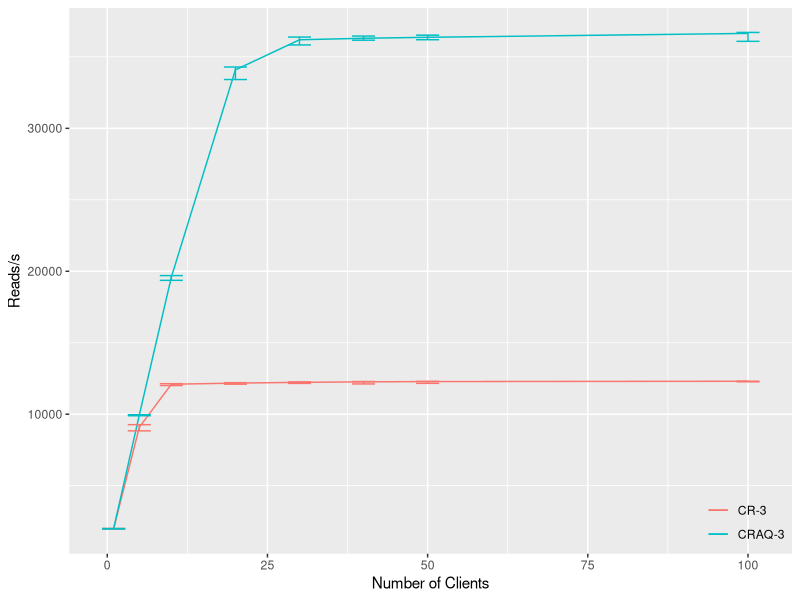
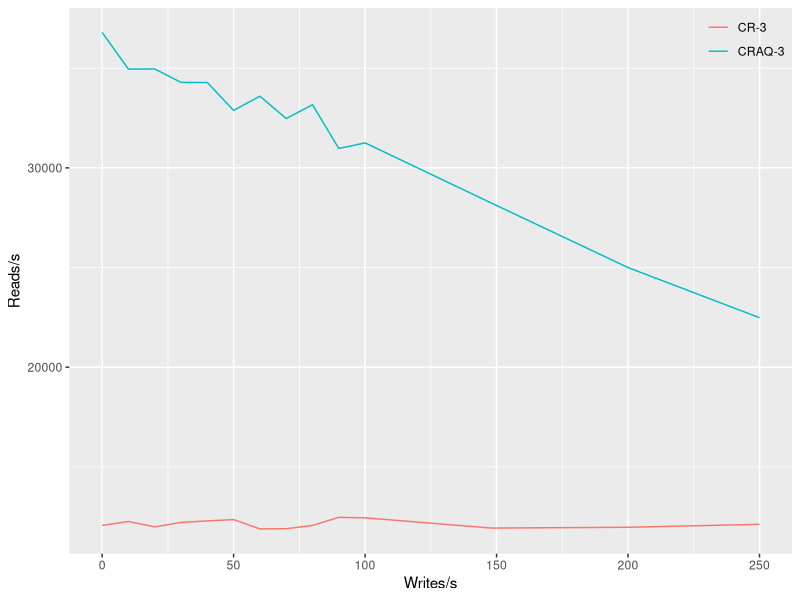
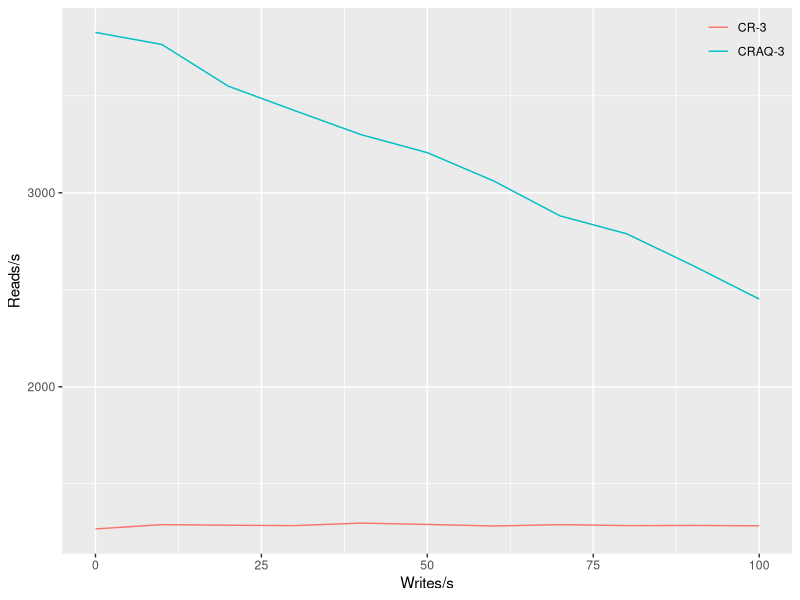
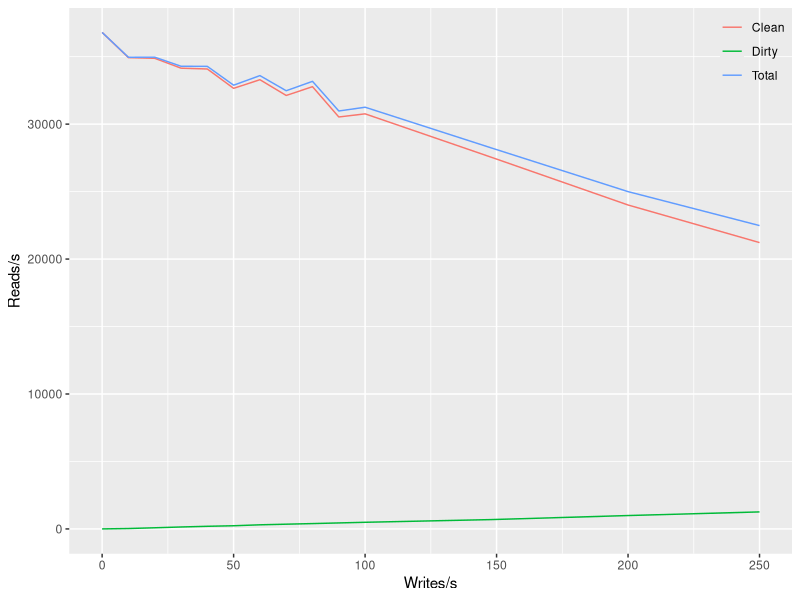
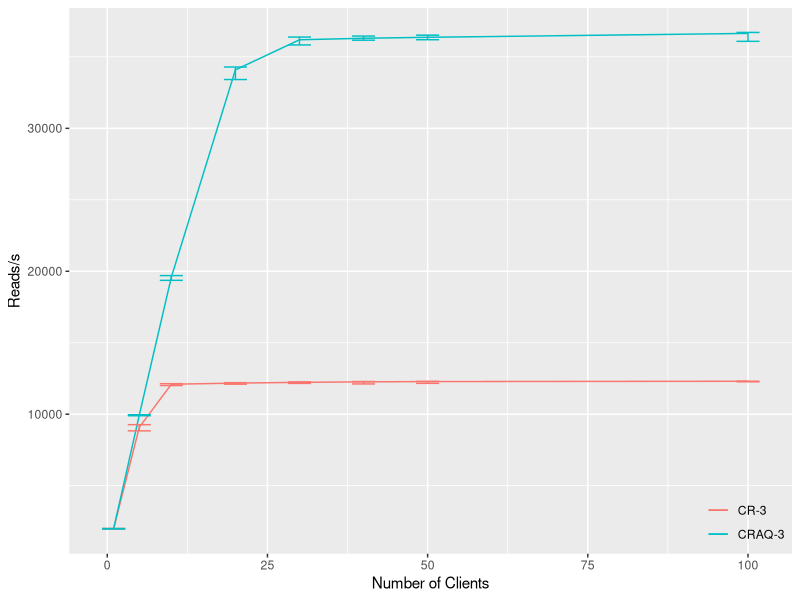
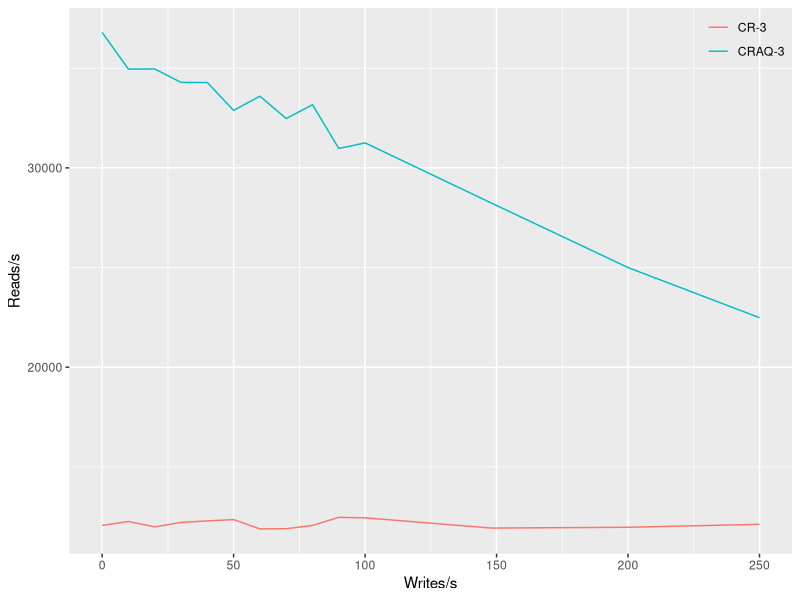
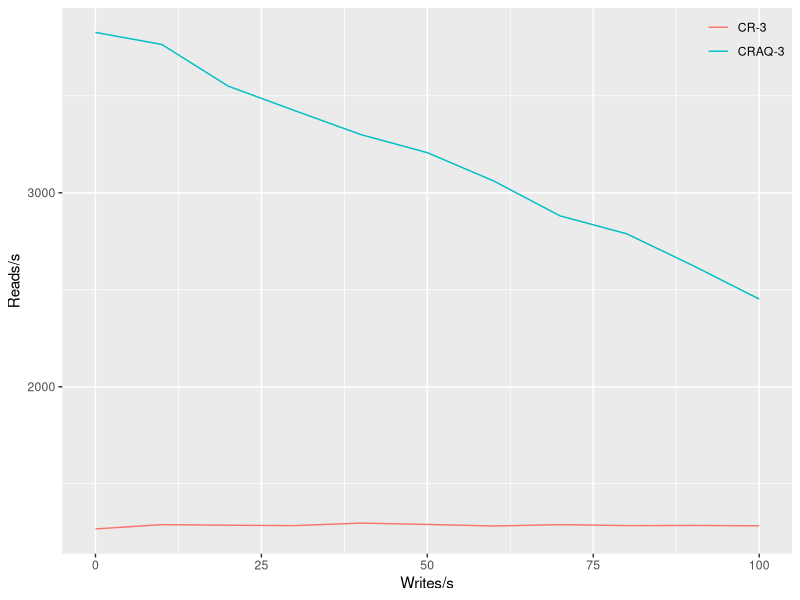
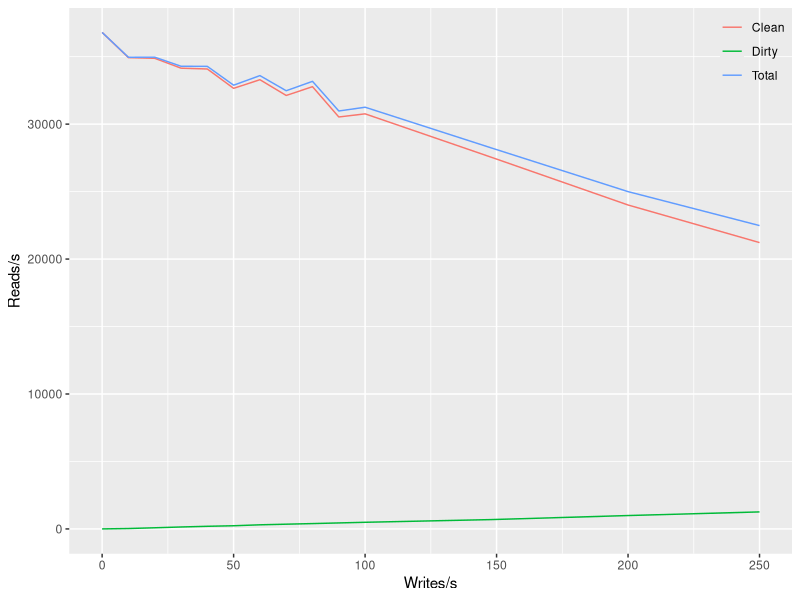

Source code (R) for these figures, in order:
library(ggplot2)

fig4 <- read.csv("Fig4_read.csv", header = TRUE)
ggplot(fig4, aes(x = Number.of.Clients, y = Average, colour = X)) +
  geom_line() + 
  geom_errorbar(aes(ymin = X1st, ymax = X99th)) + 
  ylab("Reads/s") +
  xlab("Number of Clients") +
  theme(legend.position = c(1, 0), legend.justification = c("right", "bottom"),
        legend.title = element_blank(), legend.background = element_rect(fill = alpha("white", 0)))
ggsave("Fig4_read.png")

# f <- read.csv("~/Downloads/throughput.csv", header = TRUE)
# 
# ggplot(f[f$type == "Read",], aes(x = size, y = throughput, colour = size)) +
#   geom_line() + 
#   geom_errorbar(aes(ymin = X1st, ymax = X99th)) + 
#   ylab("operations/s") +
#   xlab("number of chain nodes") +
#   theme(legend.position = c(1, 0), legend.justification = c("right", "bottom"),
#         legend.title = element_blank(), legend.background = element_rect(fill = alpha("white", 0)))
# ggsave("read_throughput.png")
# 
# ggplot(f[f$type == "Write",], aes(x = size, y = throughput, colour = size)) +
#   geom_line() + 
#   geom_errorbar(aes(ymin = X1st, ymax = X99th)) + 
#   ggtitle("Write throughput as the number of chain nodes increase.") +
#   ylab("operations/s") +
#   xlab("number of chain nodes")
# ggsave("write_throughput.png")
# 
# ggplot(f[f$type == "Test & Set",], aes(x = size, y = throughput, colour = size)) +
#   geom_line() + 
#   geom_errorbar(aes(ymin = X1st, ymax = X99th)) + 
#   ggtitle("Test & Set throughput as the number of chain nodes increase.") +
#   ylab("operations/s") +
#   xlab("number of chain nodes")
# ggsave("tas_throughput.png")

fig6 <- read.csv("Fig6_read_as_write_500.csv", header = TRUE)
ggplot(fig6[fig6$mode != "", ], aes(x = Writes.s, y = Reads.s, colour = mode)) +
  geom_line() + 
  ylab("Reads/s") +
  xlab("Writes/s") +
  theme(legend.position = c(1, 1), legend.justification = c("right", "top"),
        legend.title = element_blank(), legend.background = element_rect(fill = alpha("white", 0)))
ggsave("Fig6_read_as_write_500.png")

fig7 <- read.csv("Fig7_read_as_write_5K.csv", header = TRUE)
ggplot(fig7[fig7$mode != "", ], aes(x = Writes.s, y = Reads.s, colour = mode)) +
  geom_line() + 
  ylab("Reads/s") +
  xlab("Writes/s") +
  theme(legend.position = c(1, 1), legend.justification = c("right", "top"),
        legend.title = element_blank(), legend.background = element_rect(fill = alpha("white", 0)))
ggsave("Fig7_read_as_write_5000.png")

fig8 <- read.csv("Fig8_clean_dirty.csv", header = TRUE)
ggplot(fig8, aes(x = Writes.s, y = Clean.Dirty, colour = type)) +
  geom_line() + 
  ylab("Reads/s") +
  xlab("Writes/s") +
  theme(legend.position = c(1, 1), legend.justification = c("right", "top"),
        legend.title = element_blank(), legend.background = element_rect(fill = alpha("white", 0)))
ggsave("Fig8_clean_dirty.png")
